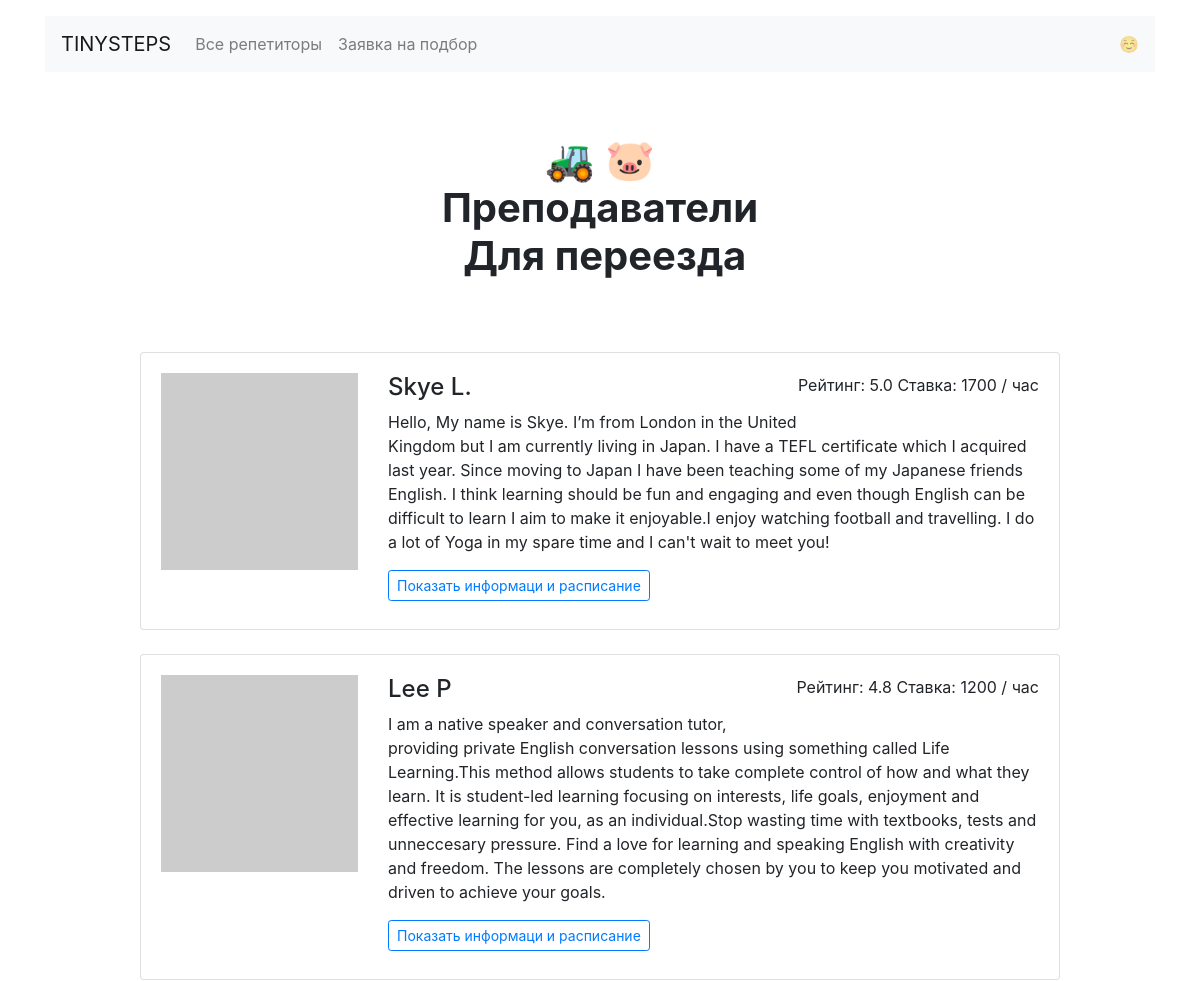
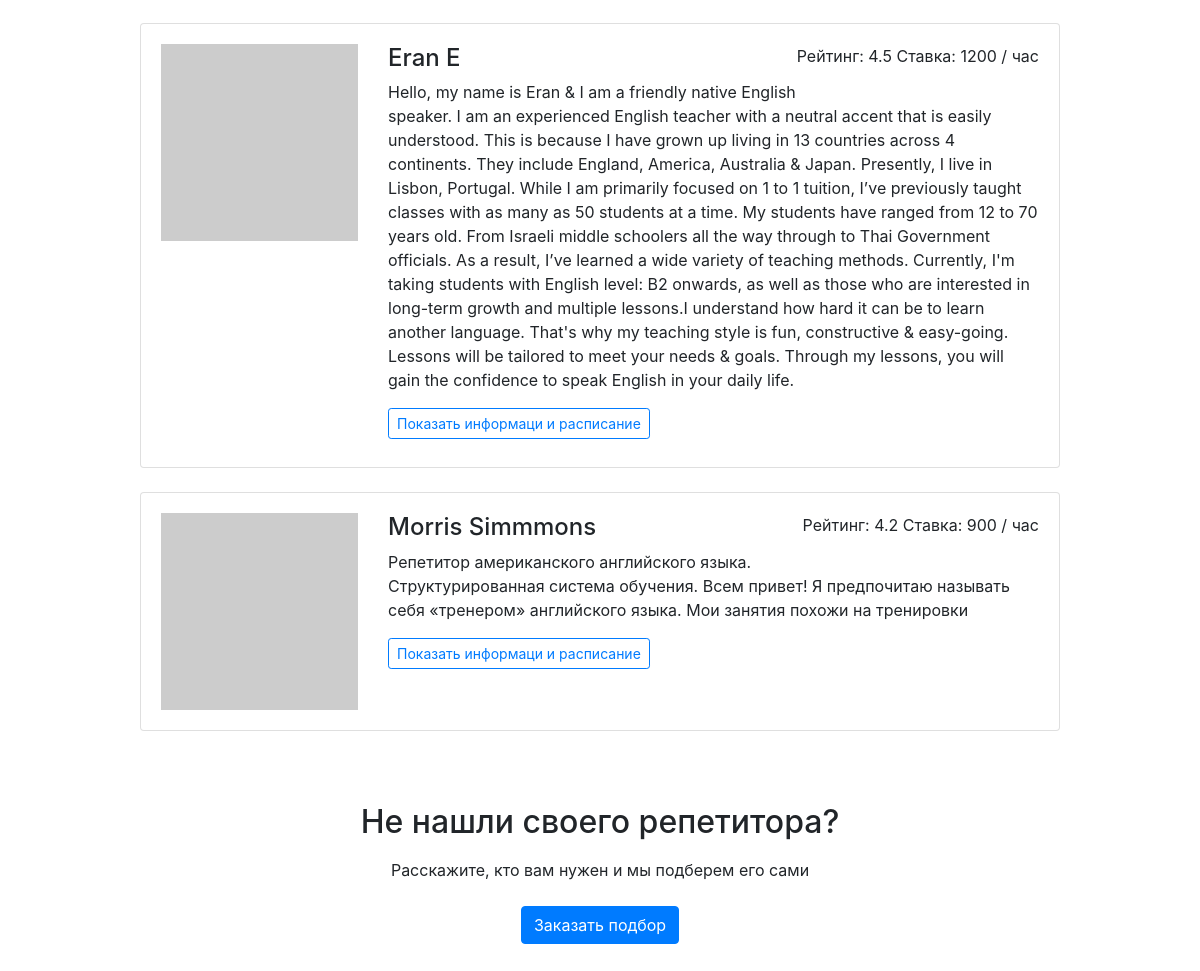
Screenshot of /goals/relocate/ with the database file from the repository (2 pictures, top to bottom).
### app.py (models this page shows)
class Teacher(db.Model):
    __tablename__ = "teachers"
    id = db.Column(db.Integer, primary_key=True)
    name = db.Column(db.String, nullable=False)
    price = db.Column(db.Integer, nullable=False)
    schedule = db.Column(db.String, nullable=False)
    rating = db.Column(db.Float, nullable=False)
    picture = db.Column(db.String, nullable=False)
    about = db.Column(db.String, nullable=False)
    goals = db.Column(db.String, nullable=False)
    students = db.relationship("Booking", back_populates="teacher")

### app.py (the view)
@app.route('/goals/<goal>/')
def goal_page(goal):
    if goal == 'travel':
        emoji_item = emoji[0]
    elif goal == 'work':
        emoji_item = emoji[2]
    elif goal == 'study':
        emoji_item = emoji[1]
    elif goal == 'programming':
        emoji_item = emoji[4]
    else:
        emoji_item = emoji[3]
    teachers_goal_list = db.session.query(Teacher).filter(Teacher.goals.contains(goal)).all()
    sorted_by_rating_teachers_goal_list = sorted(teachers_goal_list, key=lambda teachers: teachers.rating, reverse=True)
    return render_template('goal.html',
                           goal=goal,
                           goals_file=goals_file,
                           sorted_by_rating_teachers_goal_list=sorted_by_rating_teachers_goal_list,
                           emoji=emoji,
                           emoji_item=emoji_item
                           )

### templates/goal.html (shortened to what this page needs)
{% extends 'base.html' %}
{% block container %}
  <main class="container mt-3">
    <h1 class="h1 text-center w-50 mx-auto mt-1 py-5 mb-4"><strong>{{ emoji_item }}<br />Преподаватели <br>  {{ goals_file[goal] }}</strong></h1>
      <div class="row">
      <div class="col-12 col-lg-10 offset-lg-1 m-auto">{% for teacher in sorted_by_rating_teachers_goal_list %}
        <div class="card mb-4">
          <div class="card-body">
            <div class="row">
              <div class="col-3"><img src="{{ teacher['picture'] }}" class="img-fluid" alt=""></div>
              <div class="col-9">
                <p class="float-right">Рейтинг: {{ teacher['rating'] }} Ставка: {{ teacher['price'] }} / час</p>
                <h2 class="h4">{{ teacher['name'] }}</h2>
                <p>{{ teacher['about'] }}</p>
                <a href="/profiles/{{ teacher['id'] }}" class="btn btn-outline-primary btn-sm mr-3 mb-2">Показать информаци и расписание</a>
              </div>
            </div>
          </div>
        </div>{% endfor %}
      </div>
    </div>
    <h2 class="text-center mt-5 mb-3">Не нашли своего репетитора?</h2>
    <p class="text-center mb-4">Расскажите, кто вам нужен и мы подберем его сами</p>
    <div class="text-center pb-5">
        <a href="/request/" class="btn btn-primary">Заказать подбор</a>
    </div>
  </main>
</body>{% endblock %}

### rows the page displays
Teacher: rating "5.0", price "1700", name "Skye L.", about "Hello, My name is Skye. I’m from London in the United Kingdom but I am currently living in Japan. I have a TEFL certificate which I acquired last year. Since moving to Japan I have been teaching some of my Japanese friends English. I think learning should be fun and engaging and even though English can be difficult to learn I aim to make it enjoyable.I enjoy watching football and travelling. I do a lot of Yoga in my spare time and I can't wait to meet you!"
Teacher: rating "4.8", price "1200", name "Lee P", about "I am a native speaker and conversation tutor, providing private English conversation lessons using something called Life Learning.This method allows students to take complete control of how and what they learn. It is student-led learning focusing on interests, life goals, enjoyment and effective learning for you, as an individual.Stop wasting time with textbooks, tests and unneccesary pressure. Find a love for learning and speaking English with creativity and freedom. The lessons are completely chosen by you to keep you motivated and driven to achieve your goals."
Teacher: rating "4.5", price "1200", name "Eran E", about "Hello, my name is Eran & I am a friendly native English speaker. I am an experienced English teacher with a neutral accent that is easily understood. This is because I have grown up living in 13 countries across 4 continents. They include England, America, Australia & Japan. Presently, I live in Lisbon, Portugal. While I am primarily focused on 1 to 1 tuition, I’ve previously taught classes with as many as 50 students at a time. My students have ranged from 12 to 70 years old. From Israeli middle schoolers all the way through to Thai Government officials. As a result, I’ve learned a wide variety of teaching methods. Currently, I'm taking students with English level: B2 onwards, as well as…"
Teacher: rating "4.2", price "900", name "Morris Simmmons", about "Репетитор американского английского языка. Структурированная система обучения. Всем привет! Я предпочитаю называть себя «тренером» английского языка. Мои занятия похожи на тренировки"

### other values shown
{{ emoji_item }} "🚜 🐷"
{{ goals_file[goal] }} "Для переезда"
